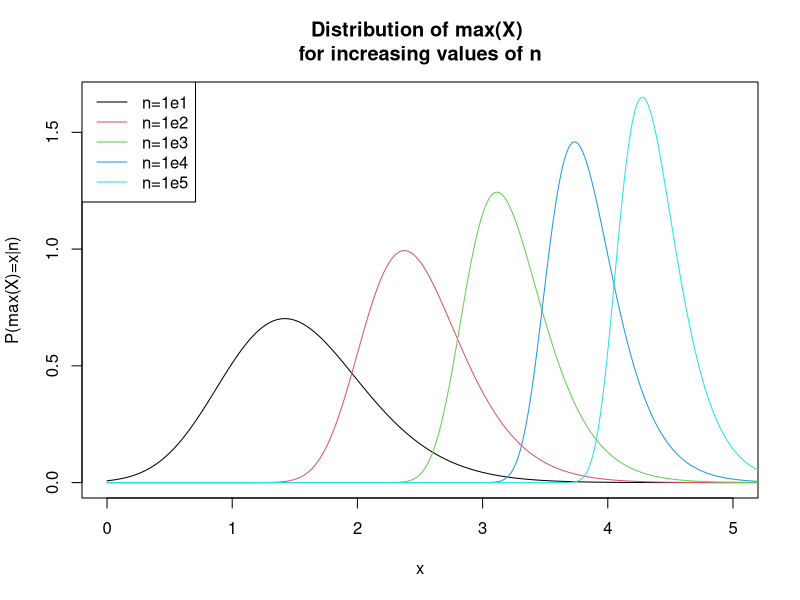
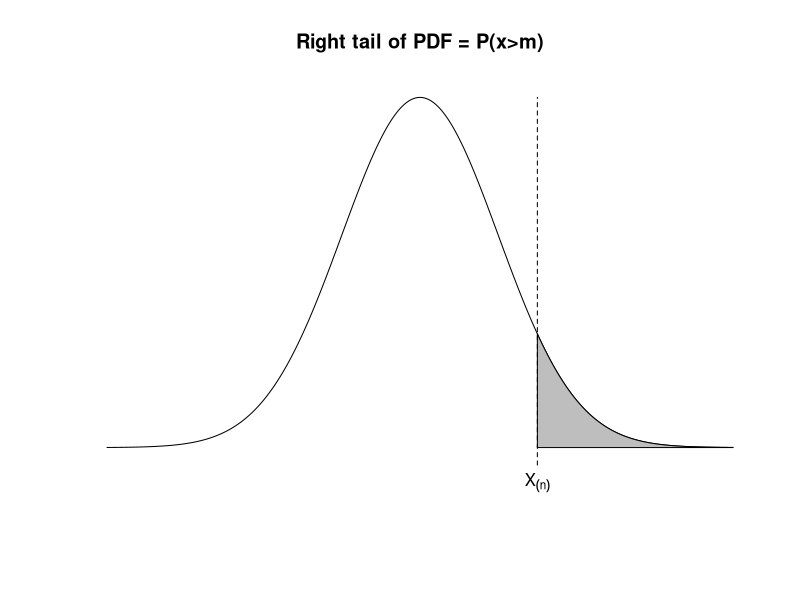
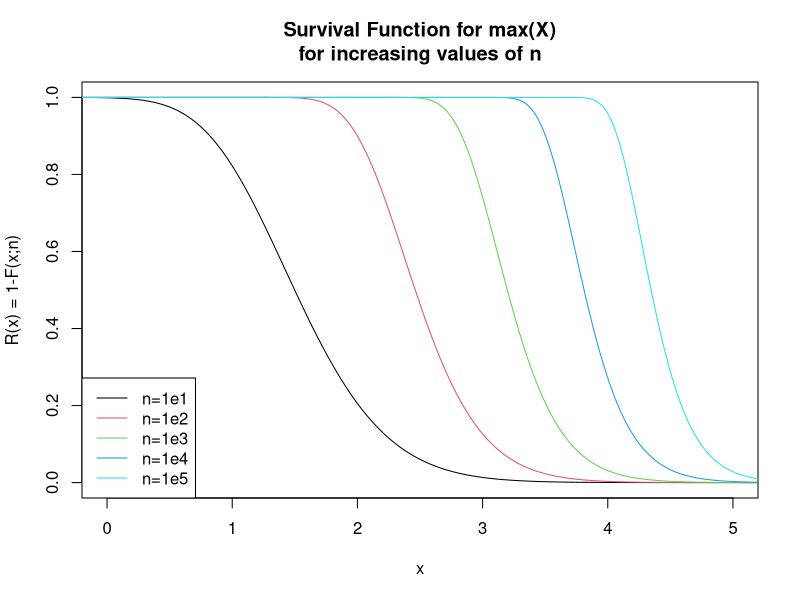
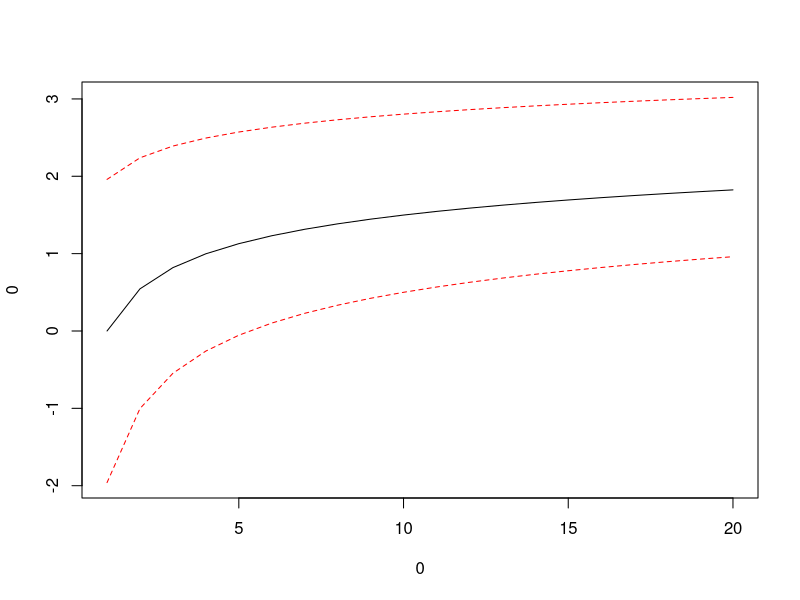
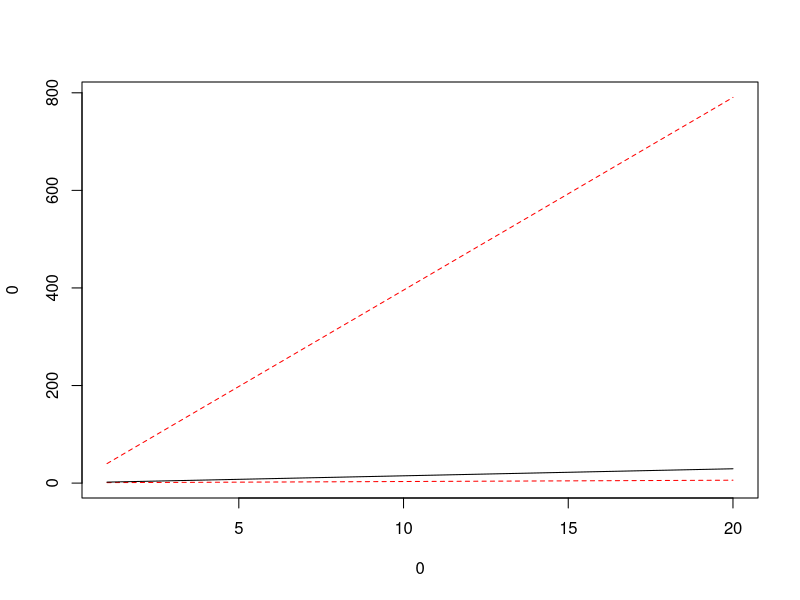
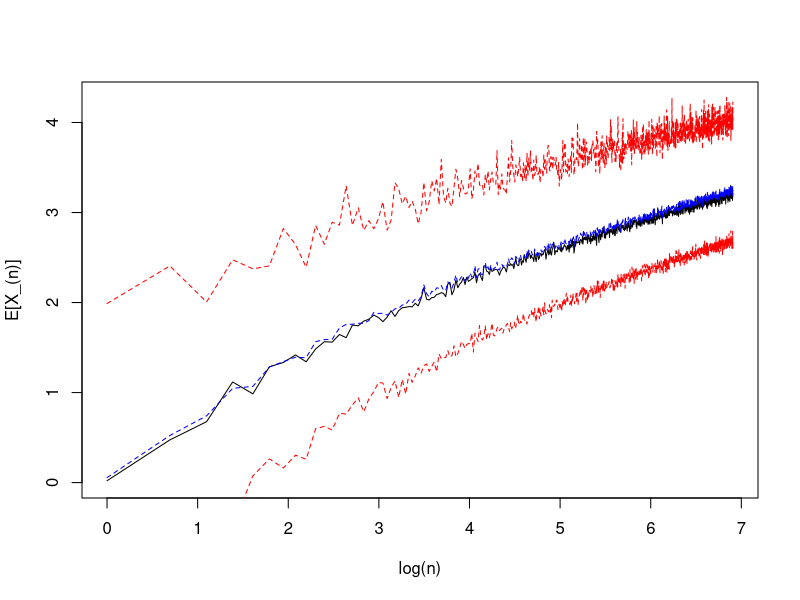
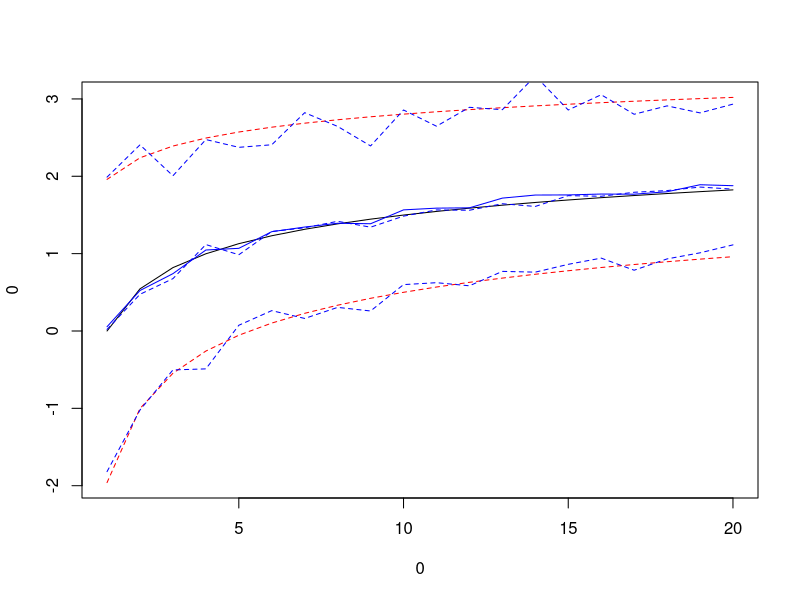
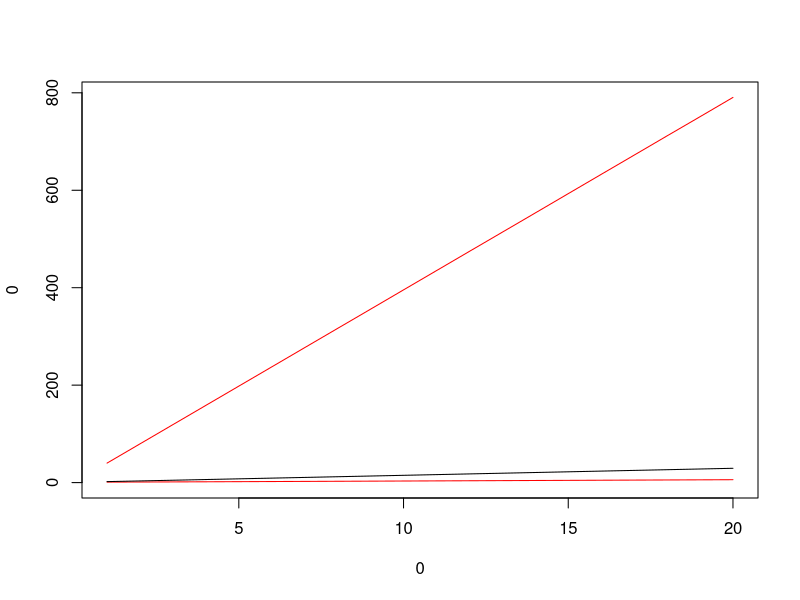

Reproduce these figures in R, in order.
## ---- chunk 1
fn = function(x,n) n * pnorm(x)^(n-1) * dnorm(x)

xv = seq(0,10,.001)
plot(0, 0, 
     xlim=c(0,5), 
     ylim=c(0, max(fn(xv,1e5))), 
     type='n', 
     main="Distribution of max(X) \nfor increasing values of n",
     xlab='x',
     ylab='P(max(X)=x|n)'
     )
dummy = sapply(1:5, function(x) lines(xv, fn(xv,10^x), col=x))
legend('topleft',paste0('n=1e',1:5), lty=1, col=1:5)
## ---- chunk 2
xv = seq(-4, 4, .01)
yv = dnorm(xv)
m = 1.5
i=which.max(xv==m)
j=length(xv)
yshift=.1*max(yv)
plot(xv, yv, type='l', xlab="", ylab="", axes=0, ylim=c(-yshift, max(yv)), main="Right tail of PDF = P(x>m)")
polygon(x=c(xv[i], xv[i:j], xv[j]), y= c(0, yv[i:j], 0), col="gray")
#abline(v=m, lty=2)
lines(c(m,m), c(-yshift*.5,max(yv)), lty=2)
#text(m+.5, dnorm(m), 'm')
#text(m, -yshift, 'm')
text(m, -yshift, expression(X[(n)]))
## ---- chunk 3
Fn = function(x, n) pnorm(x)^n
R = function(x,n) 1-Fn(x,n)

xv = seq(-10,10,.001)
plot(0, 0, 
     xlim=c(0,5), 
     ylim=c(0, max(R(xv,1e5))), 
     type='n', 
     main="Survival Function for max(X)\nfor increasing values of n",
     xlab='x',
     ylab='R(x) = 1-F(x;n)'
     )
dummy = sapply(1:5, function(x) lines(xv, R(xv,10^x), col=x))
legend('bottomleft',paste0('n=1e',1:5), lty=1, col=1:5)
## ---- chunk 4
xv = seq(-4,4, length.out=1e5)

N=1:20
q=c(.025, .5, .975)
test = sapply(N, function(n) pnorm(xv)^n)
CI_true = apply(test, 2, function(x) sapply(q, function(qi) xv[which.min(qi>x)]))
plot(0, 0, type='n', xlim=c(min(N), max(N)), ylim=c(min(CI_true), ylim=max(CI_true)))
lines(N, CI_true[1,], col='red', lty=2)
lines(N, CI_true[2,])
lines(N, CI_true[3,], col='red', lty=2)
## ---- chunk 5
CI2 = 1/(1-pnorm(CI_true))
plot(0, 0, type='n', 
     xlim=c(min(N), max(N)), 
     ylim=c( min(CI2), max(CI2) )
     )

lines(N, CI2[1,], col='red', lty=2)
lines(N, CI2[2,])
lines(N, CI2[3,], col='red', lty=2)
## ---- chunk 6
max_sim_given_n = function(n, reps, fx=rnorm, values=FALSE, mu=TRUE, sigma=TRUE){
  replicate(reps, max(fx(n)))
}
## ---- chunk 7
#totx=2e3, reps=2e2 -> 85.63 seconds
#totx=1e3, reps=2e2 -> 15.29 seconds
#totx=1e3, resp=1e2 ->  7.8 seconds
#totx=1e2, reps=1e2 ->  0.14 seconds
totx = 1e3 ## 11s ##2e3 
xv_ci = 1:totx
niters=2e2
system.time(CI <- sapply(xv_ci, function(x) {
  X = max_sim_given_n(x, niters)
  c(quantile(X, c(.025, .5, .975)), mean(X))
}))
plot(0,0, type='n', xlab='log(n)', ylab='E[X_(n)]', xlim=c(0,max(log(xv_ci))), ylim=c(0,max(CI)))
lines(log(xv_ci), CI[2,])
lines(log(xv_ci), CI[1,], col='red', lty=2)
lines(log(xv_ci), CI[3,], col='red', lty=2)
lines(log(xv_ci), CI[4,], col='blue', lty=2)
## ---- chunk 8

plot(0, 0, type='n', 
     xlim=c(min(N), max(N)), 
     ylim=c( min(CI_true), max(CI_true) )
     )

lines(N, CI_true[1,], col='red', lty=2)
lines(N, CI_true[2,])
lines(N, CI_true[3,], col='red', lty=2)

lines(N, CI[2,N], col='blue', lty=2)
lines(N, CI[1,N], col='blue', lty=2)
lines(N, CI[3,N], col='blue', lty=2)
lines(N, CI[4,N], col='blue')
## ---- chunk 9
xv=1:20
yv = 1/(1-pnorm(CI_true))
plot(0, 0, type='n', 
     xlim=c(min(xv), max(xv)), 
     ylim=c(0, max(yv) )
)
lines(N, yv[1,], col='red')
lines(N, yv[2,])
lines(N, yv[3,], col='red')
## ---- chunk 10
sim_wait_to_new_max_give_sample_size = function(n,
                                                fx=rnorm,
                                                iters=1e3,
                                                q=c(0.025, .5, .975),
                                                values=FALSE){
  outv=list()
  outv$estimate = matrix(NA_real_, length(n), length(q)+1) #rep(NA_real_, length(n))
  if(values) outv$mat = matrix(NA_real_, length(n), iters)
  for(i in 1:length(n)){
    sim_i = rep(NA_real_, iters)
    for(j in 1:iters){
      x = fx(n[i])
      m0 = max(x)
      m1=m0-1
      k=0
      while(m0>m1){
        k=k+1
        m1=fx(1)
      }
      sim_i[j] = k
    }
    if(values) outv$mat[i,] = sim_i
    outv$estimate[i,] = c(mean(sim_i), quantile(sim_i, q))
  }
  outv
}
## ---- chunk 11
xv=1:20
system.time(test <- sim_wait_to_new_max_give_sample_size(xv, iters=5e3, values=TRUE))
#plot(xv, test$estimate, type='l')
plot(0, 0, type='n', 
     xlim=c(min(xv), max(xv)), 
     ylim=c( min(test$estimate), max(test$estimate[,4]) )
)
lines(xv, test$estimate[,1], col='blue')
lines(xv, test$estimate[,3], lty=2)
lines(xv, test$estimate[,2], col='red', lty=2)
lines(xv, test$estimate[,4], col='red', lty=2)

lines(N, 1/(1-pnorm(CI_true[1,])), col='red')
lines(N, 1/(1-pnorm(CI_true[2,])))
lines(N, 1/(1-pnorm(CI_true[3,])), col='red')
